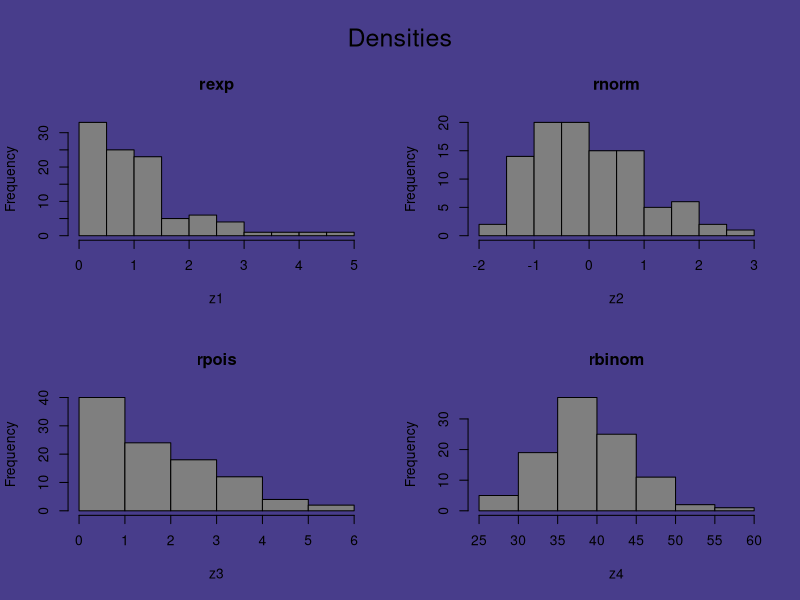

Generate this figure with R:
# -------------------
# Plot Distributions
# -------------------
set.seed(1)
z1 <- rexp(100)
z2 <- rnorm(100)
z3 <- rpois(100, lambda = 2)
z4 <- rbinom(100, prob = 0.4, size = 100)
###################################
# oma goes c(bottom, left, top, right)
par(mfrow = c(2, 2), oma = c(0, 0, 3, 0), bg = "darkslateblue")
#######################################
hist(z1, main = "rexp", col = "gray50")     # plot1
hist(z2, main = "rnorm", col = "gray50")     # plot2
hist(z3, main = "rpois", col = "gray50")    # plot3
hist(z4, main = "rbinom", col = "gray50")     # plot4
mtext("Densities", outer = TRUE, cex = 1.5)
